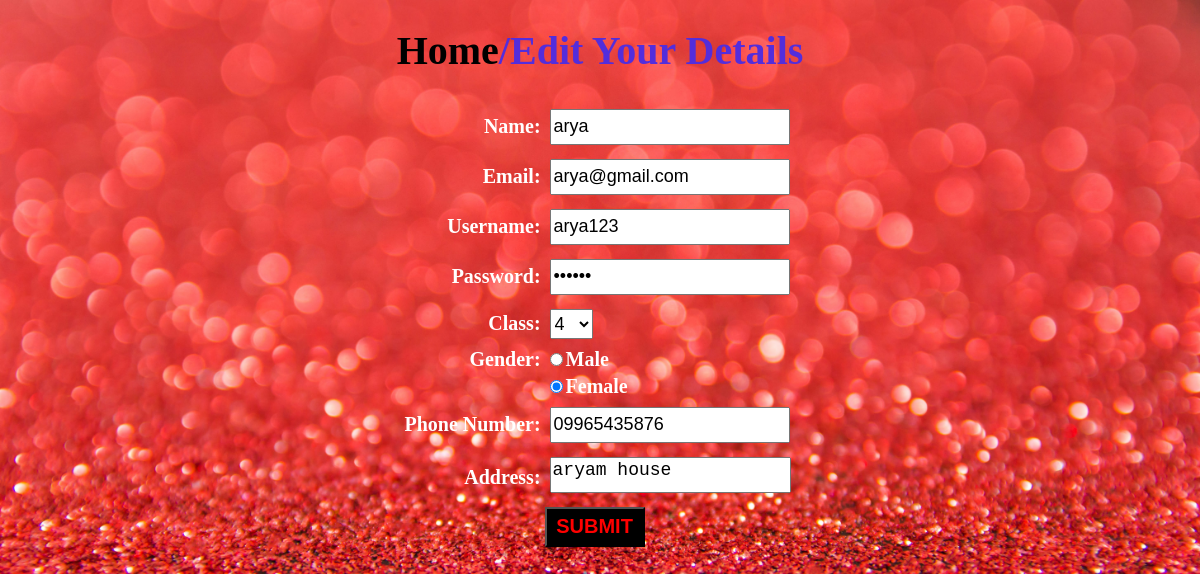
/editstudprofile (signed in), run on the app's committed database.
### school_app/models.py (models this page shows)
class Student(models.Model):
    Name=models.CharField(max_length=20)
    Email=models.EmailField(max_length=20)
    GENDER_CHOICES= (
        ('M', 'Male'),
        ('F', 'Female'),
        )
    Gender = models.CharField(max_length=1, choices=GENDER_CHOICES)
    Address=models.CharField(max_length=50)
    Phone_no=models.CharField(max_length=12)
    user_type=models.CharField(max_length=10)
    value=models.IntegerField(max_length=1)
    Username=models.CharField(max_length=12,default='student')
    Password=models.CharField(max_length=8,default=788904)
    cls=models.CharField(max_length=5,default=0)

### school_app/views.py (the view)
# urls.py: path('editstudprofile',views.editstudprofile,name='editstudprofile'),
def editstudprofile(request):
        a=request.session['stud_id']
        stu=Student.objects.filter(id=a)
        return render(request,'Editstudentprofile.html',{'a1':stu})

### school_app/templates/Editstudentprofile.html (shortened to what this page needs)
<!DOCTYPE html>
<html lang="en">
<head>
</head>
<body>
    <h1 style="color: rgb(83, 45, 220);"><a href="studhome" style="text-decoration: none;color: black;">Home</a>/Edit
        Your Details</h1>
    <form action="editstudprofile1" method="POST">
        {% for i in a1 %}
        <table>
            <tr>
                <td class="column">
                    <label for="">Name:</label>
                </td>
                <td>
                    <input type="text" name="nm" value="{{i.Name}}" id="in" required><br>
                </td>
            </tr>
            <tr>
                <td class="column">
                    <label for="">Email:</label>
                </td>
                <td>
                    <input type="email" name="em" value="{{i.Email}}" id="in" required><br>
                </td>
            </tr>
            <tr>
                <td class="column">
                    <label for="">Username:</label>
                </td>
                <td>
                    <input type="text" name="uname" value="{{i.Username}}" id="in" required><br>
                </td>
            </tr>
            <tr>
                <td class="column">
                    <label for="">Password:</label>
                </td>
                <td>
                    <input type="password" name="psw" value="{{i.Password}}" id="in" required><br>
                </td>
            </tr>
            <tr>
                <td class="column">
                    <label for="">Class:</label>
                </td>
                <td>
                    <select name="cls" required id="in">
                        <option disabled="disabled" selected="selected">{{i.cls}}</option>
                    </select>
                </td>
            </tr>
            <tr>
                <td class="column">
                    <label for="">Gender:</label>
                </td>
                <td>
                    <input type="radio" name="gend" value="Male" {% if i.Gender == 'Male' %} checked {% endif %}
                        required>Male
                </td>
            </tr>
            <tr>
                <td></td>
                <td>
                    <input type="radio" name="gend" value="Female" {% if i.Gender == 'Female' %} checked {% endif %}
                        required>Female
                </td>
            </tr>
            <tr>
                <td class="column">
                    <label for="">Phone Number:</label><br>
                </td>
                <td>
                    <input type="tel" name="ph" value="{{i.Phone_no}}" id="in" required maxlength="10"><br>
                </td>
            </tr>
            <tr>
                <td class="column">
                    <label for="">Address:</label>
                </td>
                <td>
                    <textarea id="in" cols="20" rows="10" name="ad" style="resize: none;"
                        required>{{i.Address}}</textarea><br>
                </td>
            </tr>
            <tr>
                <td></td>
                <td>
                    <input type="submit" value="SUBMIT" class="button">
                </td>
            </tr>
        </table>
        {% endfor %}
    </form>
</body>
</html>

### school_app/templates/Editstudentprofile.html (style rules this page uses)
form { display: flex; justify-content: center; }
#in { height: 30px; margin: 5px; font-size: 18px; }
body { font-size: 20px; background-image: url('static/images/pexels-achira-751373.jpg'); color: white; background-size: cover; font-weight: bold; }
h1 { text-align: center; color: black; }
.button { width: 100px; height: 40px; font-size: 20px; color: red; background-color: black; font-weight: bold; }
.column { text-align: right; }

### data on the page
Student: nm "arya", em "arya@gmail.com", uname "arya123", cls "4", Gender "☑", ph "09965435876", ad "aryam house"
